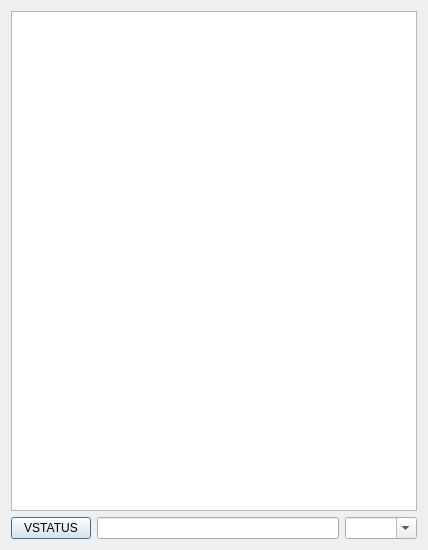
<?xml version="1.0" encoding="UTF-8"?>
<ui version="4.0">
 <class>DialogStatusInfo</class>
 <widget class="QDialog" name="DialogStatusInfo">
  <property name="geometry">
   <rect>
    <x>0</x>
    <y>0</y>
    <width>428</width>
    <height>550</height>
   </rect>
  </property>
  <property name="sizePolicy">
   <sizepolicy hsizetype="Expanding" vsizetype="Expanding">
    <horstretch>0</horstretch>
    <verstretch>0</verstretch>
   </sizepolicy>
  </property>
  <property name="minimumSize">
   <size>
    <width>50</width>
    <height>0</height>
   </size>
  </property>
  <property name="windowTitle">
   <string>Status Info</string>
  </property>
  <layout class="QVBoxLayout" name="verticalLayout_2">
   <item>
    <layout class="QVBoxLayout" name="verticalLayout">
     <property name="sizeConstraint">
      <enum>QLayout::SetMaximumSize</enum>
     </property>
     <item>
      <widget class="QTextBrowser" name="textBrowser"/>
     </item>
     <item>
      <layout class="QHBoxLayout" name="horizontalLayout">
       <item>
        <widget class="QPushButton" name="btnUpdate">
         <property name="text">
          <string>VSTATUS</string>
         </property>
        </widget>
       </item>
       <item>
        <widget class="QLineEdit" name="txt1Command"/>
       </item>
       <item>
        <widget class="QComboBox" name="cbAllDrivers">
         <property name="editable">
          <bool>true</bool>
         </property>
        </widget>
       </item>
      </layout>
     </item>
    </layout>
   </item>
  </layout>
 </widget>
 <resources/>
 <connections/>
</ui>
